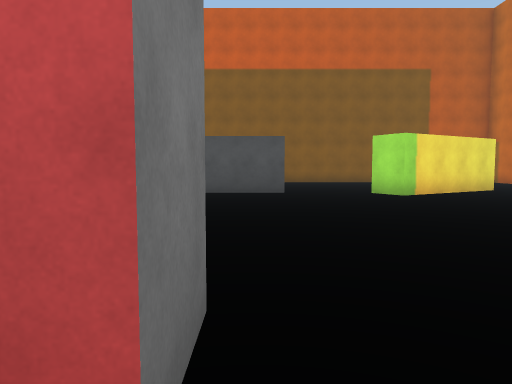
view 1 (above)

17 first-person views from a walk through a 3-D level made in the Unity game engine. The camera is 1.4 m above the floor, tilts 4° down and sees 70° across. The floor is counted in squares, 2 m on a side. Each view is taken from the middle of a square. On the plan, view 1 faces up. The plan holds only what a view shows up to about 11 squares ahead; the rest is blank. The player character is not drawn.

view 2
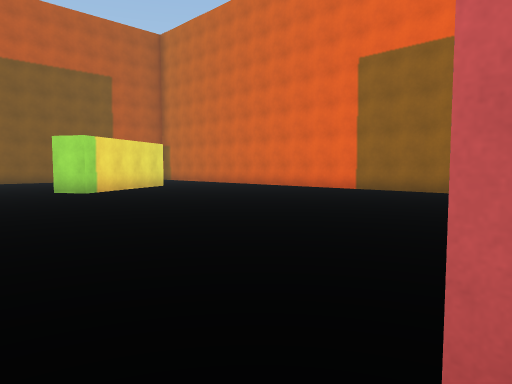

view 3
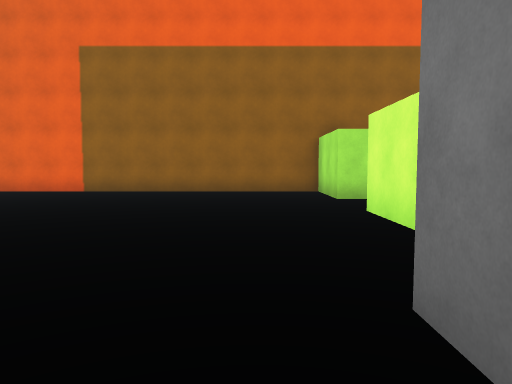

view 4
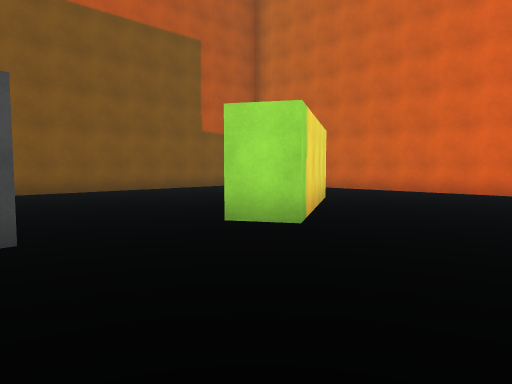

view 5
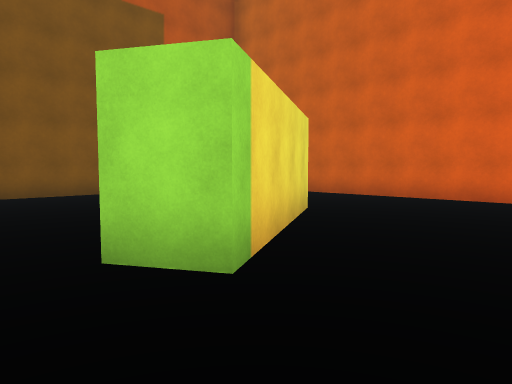

view 6
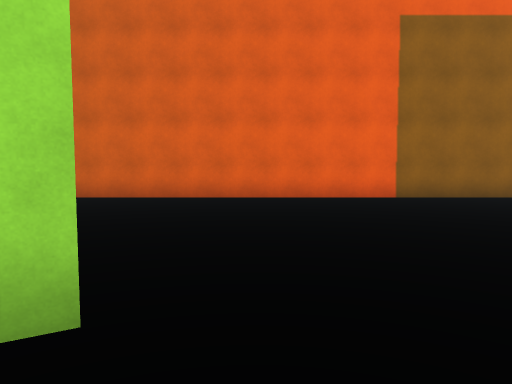

view 7
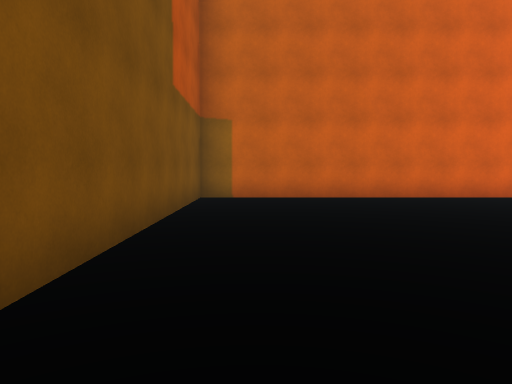

view 8
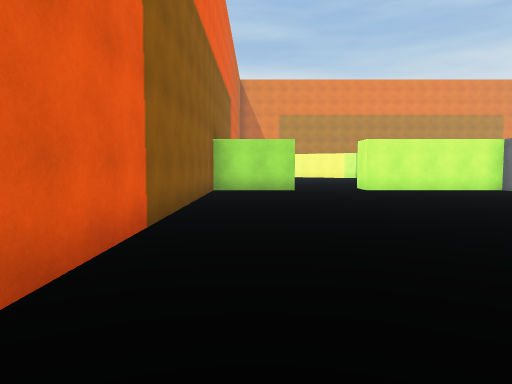

view 9
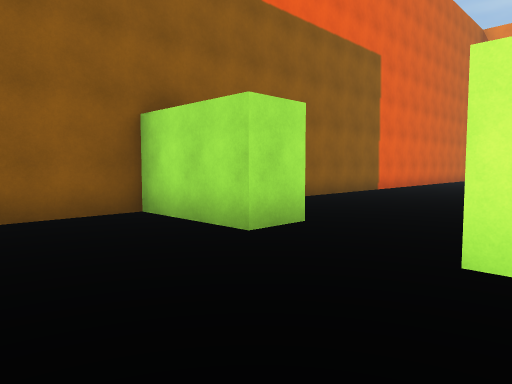

view 10
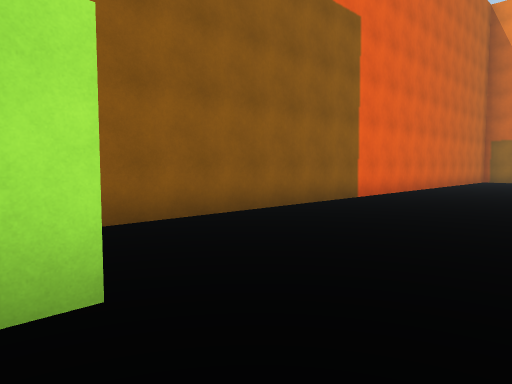

view 11
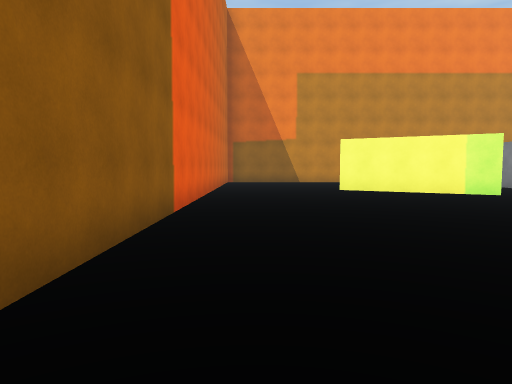

view 12
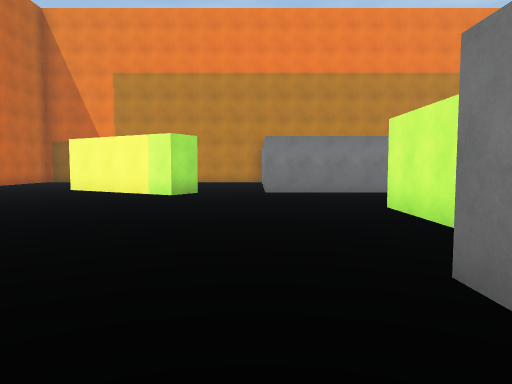

view 13
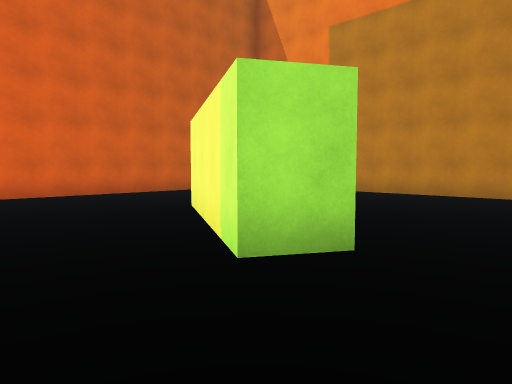

view 14
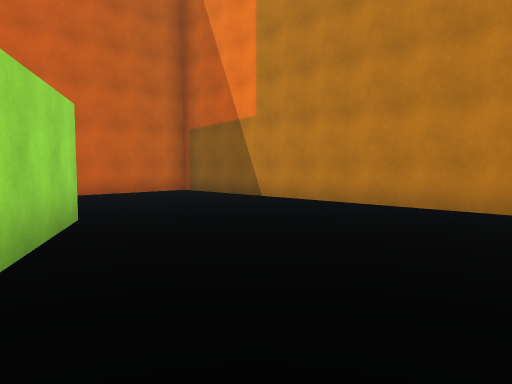

view 15
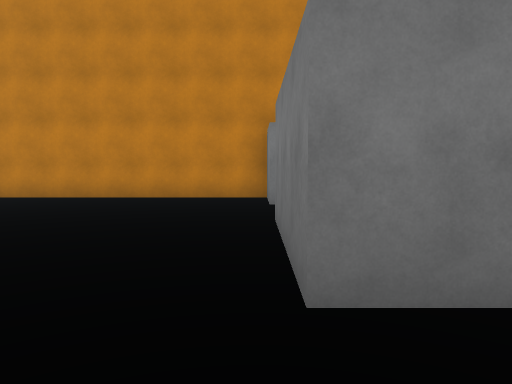

view 16
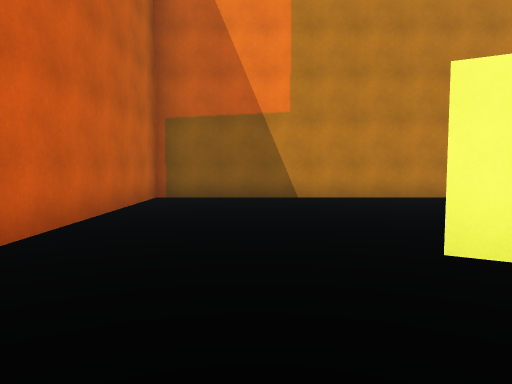

view 17
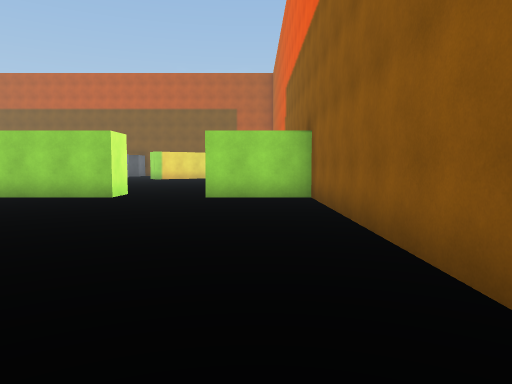

### Floor plan
Points are (right, up) in squares from view 1. A wall is a line through its corners. A room is listed if a view was taken in it or the views show most of it. See-through windows are left out.
Room 1 (views 1, 2, 3)
walls: (-0.2, 0.7) (-0.6, 0.7)
ways out: opening at (0.5, 0) to room 2
Room 2 (views 4, 5, 6, 7, 8, 9, 10)
walls: (7.1, 10.8) (3.6, 8.8) (3, 9.7); (0.9, 9.7) (-1.4, 9.7); (-0.2, 1.7) (-0.2, 0.7); (1, -0.8) (1.8, -0.8); (1.6, -1.8) (5.8, -1.8) (5.8, -2.8); (7.9, -2.8) (7.9, -1.8) (10.2, -1.8) (10.2, 16.2) (2, 16.2)
ways out: opening at (0.5, 0) to room 1; opening at (6.5, -2) to room 3
Room 3 (views 11, 12, 13, 14, 15, 16, 17)
walls: (2.5, -13.7) (3, -12.9) (6.5, -14.9); (6, -15.7) (3.8, -14.5); (-1.3, -8) (-1.3, -10.2); (-0.2, -5.8) (-0.2, -6.4); (-2.6, -13.8) (0.7, -13.8) (0.7, -16.9); (5.8, -2.8) (3.1, -2.8); (0.7, -18.9) (0.7, -20.3) (10.2, -20.3) (10.2, -2.8) (7.9, -2.8)
ways out: opening at (6.5, -2) to room 2

Where each view was taken, in squares from view 1:
view 1: 0 up, 0 right, facing up
view 2: 1 down, 0 right, facing up-right
view 3: 0 up, 0 right, facing right
view 4: 6 up, 0 right, facing up-right
view 5: 7 up, 2 right, facing up-right
view 6: 8 up, 2 right, facing right
view 7: 15 up, 2 right, facing right
view 8: 9 up, 9 right, facing down
view 9: 1 up, 5 right, facing down-right
view 10: 2 down, 6 right, facing down-right
view 11: 4 down, 9 right, facing down
view 12: 4 down, 1 right, facing down
view 13: 11 down, 1 right, facing down-right
view 14: 14 down, 1 right, facing down-right
view 15: 12 down, 1 right, facing down
view 16: 12 down, 8 right, facing down
view 17: 11 down, 9 right, facing up
